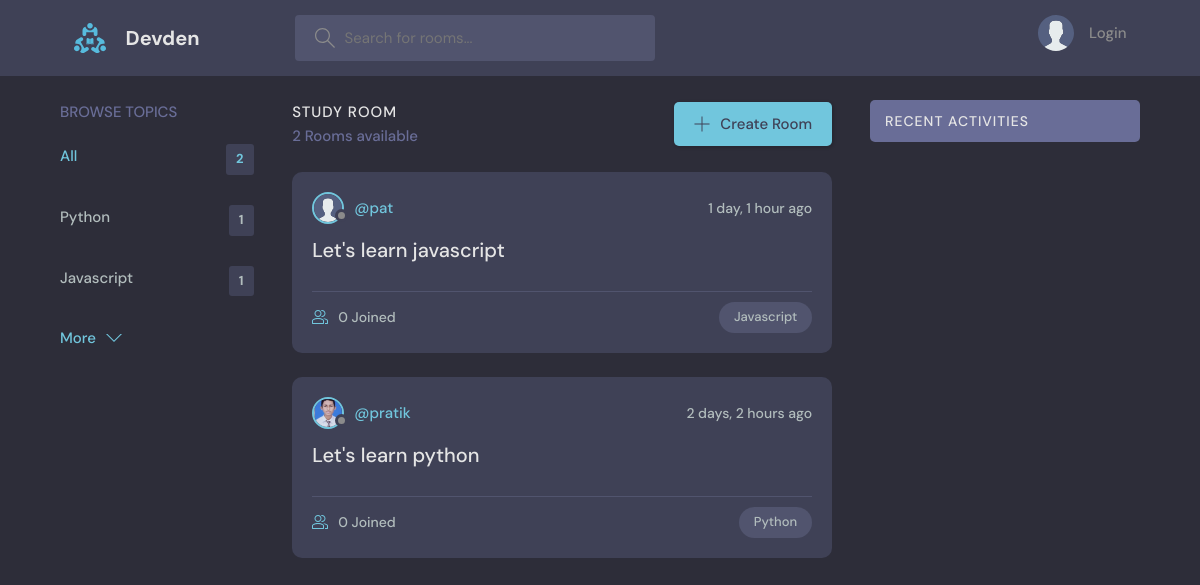
Before: / with the older database file.
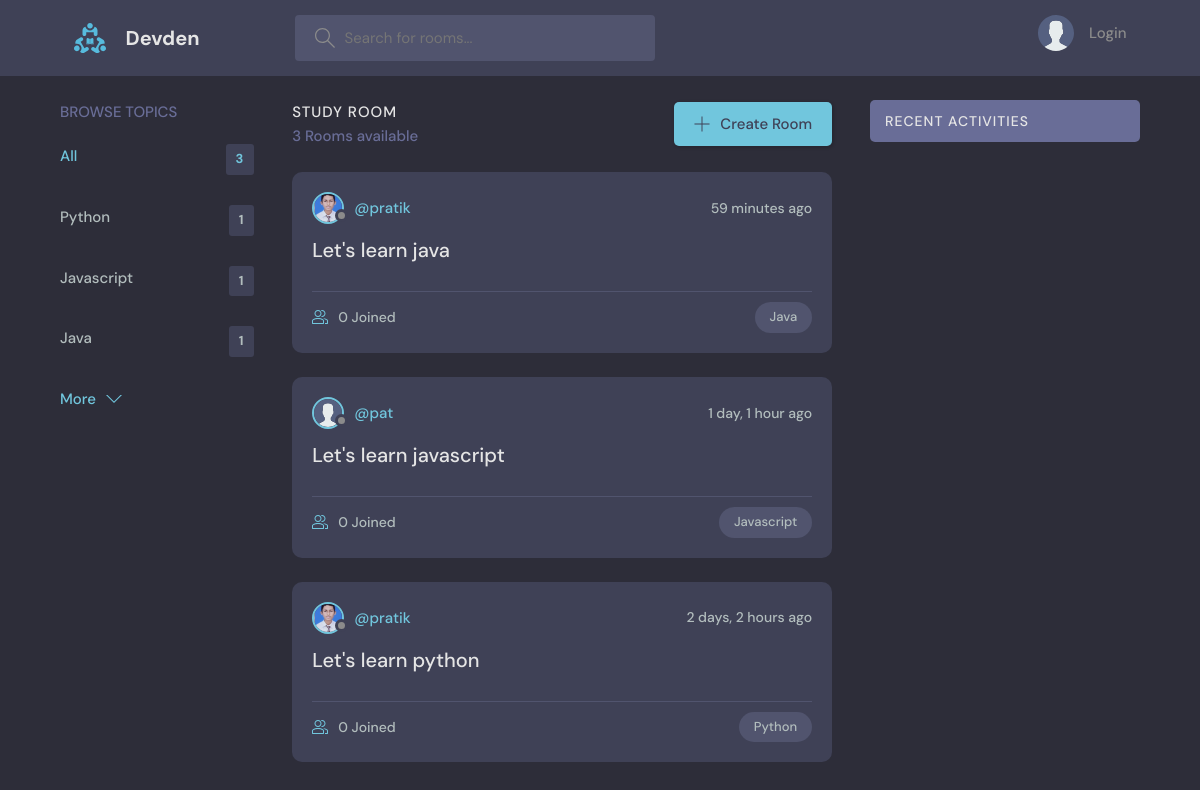
After: the same page with the newer database file.
### base/models.py (models this page shows, shortened)
class Topic(models.Model):
    name = models.CharField(max_length=200)

class Room(models.Model):
    host = models.ForeignKey(User, on_delete = models.SET_NULL , null=True)
    topic = models.ForeignKey(Topic, on_delete = models.SET_NULL , null=True)
    name = models.CharField(max_length = 200)
    description = models.TextField(null = True, blank=True)
    participants = models.ManyToManyField(User , related_name='participants', blank=True)
    updated = models.DateTimeField(auto_now = True)
    created = models.DateTimeField(auto_now_add = True)
    class Meta:
        ordering = ['-updated','-created']

class User(AbstractUser):
    name = models.CharField(max_length=200, null=True)
    email = models.EmailField(unique=True, null=True)
    bio = models.TextField(null=True)
    avatar = models.ImageField(null=True, default="avatar.svg")
    USERNAME_FIELD = 'email'
    REQUIRED_FIELDS = ['username']

### base/views.py (the view)
# urls.py: path('', views.home, name="home"),
def home(request):
    q = request.GET.get('q') if request.GET.get('q') != None else ''
    rooms = Room.objects.filter(
        Q(topic__name__icontains = q) |
        Q(name__icontains=q) |
        Q(description__icontains=q)
        )
    topics = Topic.objects.all()[0:5]
    room_count = rooms.count()
    room_messages = Message.objects.filter(Q(room__topic__name__icontains=q))
    context = {'rooms': rooms,'topics':topics,'room_count':room_count,'room_messages':room_messages}
    return render(request, 'base/home.html', context)

### base/templates/base/home.html (shortened to what this page needs)
{% extends "main.html" %}
{% block content %}
<main class="layout layout--3">
  <div class="container">
    {% include 'base/topic_component.html' %}
    <div class="roomList">
      <div class="roomList__header">
        <div>
          <h2>Study Room</h2>
          <p>{{room_count}} Rooms available</p>
        </div>
        <a class="btn btn--main" href="{% url 'create-room' %}">
          <svg version="1.1" xmlns="http://www.w3.org/2000/svg" width="32" height="32" viewBox="0 0 32 32">
            <title>add</title>
            <path
              d="M16.943 0.943h-1.885v14.115h-14.115v1.885h14.115v14.115h1.885v-14.115h14.115v-1.885h-14.115v-14.115z">
            </path>
          </svg>
          Create Room
        </a>
      </div>
      {% include 'base/feed_component.html' %}
    </div>
    {% include 'base/activity_component.html' %}
  </div>
</main>
{% endblock%}

### base/templates/base/topic_component.html
<div class="topics">
    <div class="topics__header">
      <h2>Browse Topics</h2>
    </div>
    <ul class="topics__list">
      <li>
        <a href="{% url 'home' %}" class="active">All <span>{{topics.count}}</span></a>
      </li>
      {% for topic in topics %}
      <li>
        <a href="{% url 'home' %}?q={{topic.name}}">{{topic.name}} <span>{{topic.room_set.all.count}}</span></a>
      </li>
      {% endfor %}
    </ul>
    <a class="btn btn--link" href="{% url 'topics' %}">
      More
      <svg version="1.1" xmlns="http://www.w3.org/2000/svg" width="32" height="32" viewBox="0 0 32 32">
        <title>chevron-down</title>
        <path d="M16 21l-13-13h-3l16 16 16-16h-3l-13 13z"></path>
      </svg>
    </a>
  </div>

### base/templates/base/feed_component.html (shortened to what this page needs)
{% for room in rooms %}
<div class="roomListRoom">
    <div class="roomListRoom__header">
        <a href="{% url 'user-profile' room.host.id %}" class="roomListRoom__author">
            <div class="avatar avatar--small">
                <img src="{{room.host.avatar.url}}" />
            </div>
            <span>@{{room.host.username}}</span>
        </a>
        <div class="roomListRoom__actions">
            <span>{{room.created|timesince}} ago</span>
        </div>
    </div>
    <div class="roomListRoom__content">
        <a href="{% url 'room' room.id %}">{{room.name}}</a>
    </div>
    <div class="roomListRoom__meta">
        <a href="{% url 'room' room.id %}" class="roomListRoom__joined">
            {{room.participants.all.count}} Joined
        </a>
        <p class="roomListRoom__topic">{{room.topic.name}}</p>
    </div>
</div>
{% endfor %}

Changed rows visible on the page:
added Topic: name "Java", room_set.all.count "1"
added Room: host.avatar (placeholder picture), host.username "pratik", created "59 minutes", name "Let's learn java", participants.all.count "0", topic.name "Java"
Other visible differences:
{{ topics.count }}: "2" → "3"
{{ room_count }}: "2" → "3"
